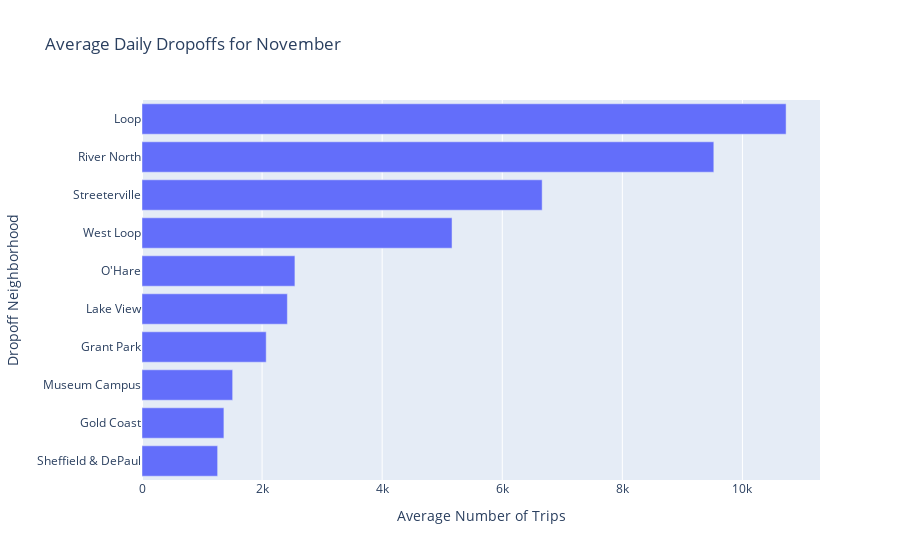

Notebook cell for this chart:
### Markdown cell above
Now we will look at the top 10 neighborhoods for November.

### Code cell
# Choosing the top 10 neighborhood
top_ten = df_dropoff.sort_values('average_trips').tail(10)

# Graph
neighborhood = px.bar(top_ten,
                      'average_trips',
                      'dropoff_location_name',
                      title='Average Daily Dropoffs for November',
                      labels={'average_trips':'Average Number of Trips',
                              'dropoff_location_name':'Dropoff Neighborhood'})

neighborhood.show()

### Figure 1 — Plotly figure (JSON) as saved in the notebook; plotly's stock layout.template omitted (floating-point values rounded to 4 significant figures)
{"data": [{"alignmentgroup": "True", "hovertemplate": "Average Number of Trips=%{x}<br>Dropoff Neighborhood=%{y}<extra></extra>", "legendgroup": "", "marker": {"color": "#636efa", "pattern": {"shape": ""}}, "name": "", "offsetgroup": "", "orientation": "h", "showlegend": false, "textposition": "auto", "type": "bar", "x": [1260.0, 1364.0, 1510, 2069.0, 2421.0, 2547.0, 5164.0, 6665.0, 9524.0, 10730.0], "xaxis": "x", "y": ["Sheffield & DePaul", "Gold Coast", "Museum Campus", "Grant Park", "Lake View", "O'Hare", "West Loop", "Streeterville", "River North", "Loop"], "yaxis": "y"}], "layout": {"barmode": "relative", "legend": {"tracegroupgap": 0}, "title": {"text": "Average Daily Dropoffs for November"}, "xaxis": {"anchor": "y", "domain": [0, 1], "title": {"text": "Average Number of Trips"}}, "yaxis": {"anchor": "x", "domain": [0, 1], "title": {"text": "Dropoff Neighborhood"}}}}
